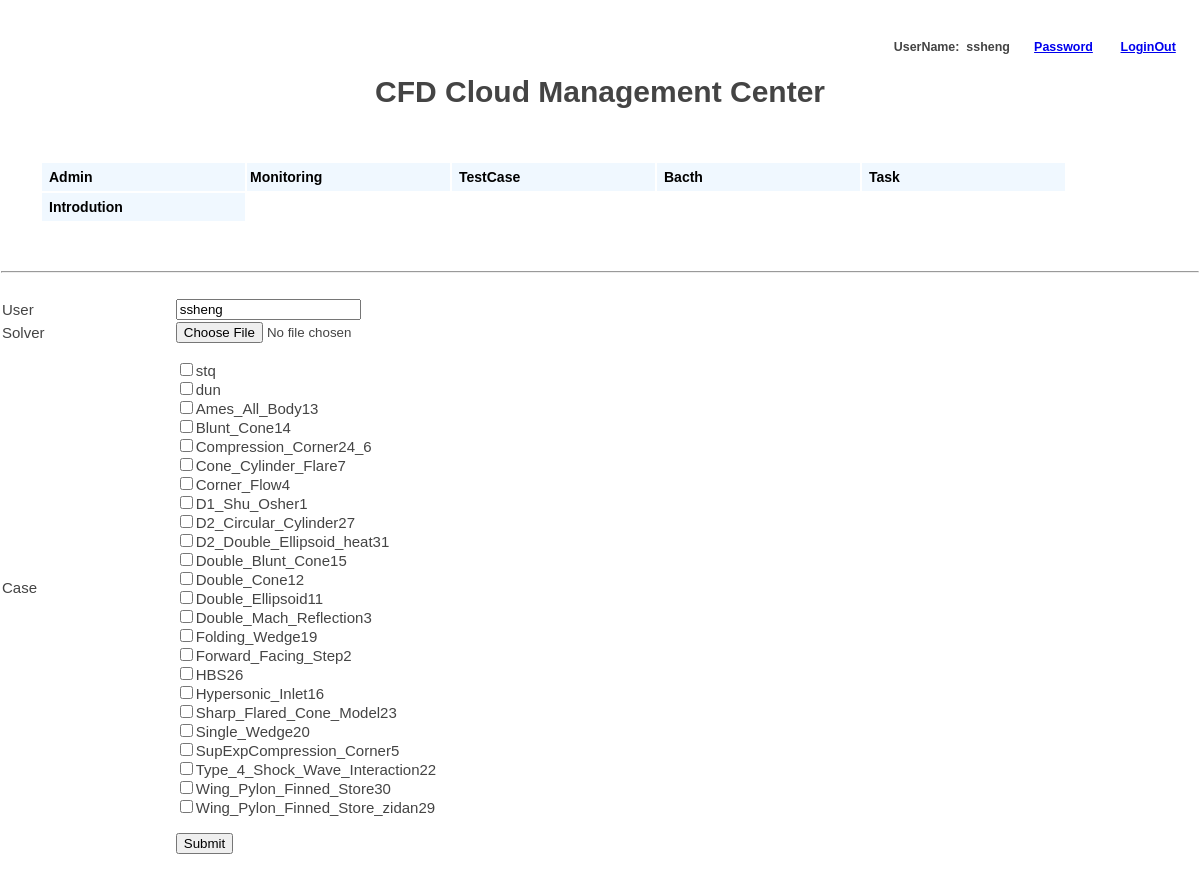
/a_testcase.php (signed in), run on the app's committed database.
### tables this page shows
CREATE TABLE `cfd_case` (
  `id` int(11) NOT NULL AUTO_INCREMENT,
  `name` varchar(50) NOT NULL,
  `character` varchar(20) NOT NULL,
  `cgns` varchar(50) NOT NULL,
  `bc` varchar(50) NOT NULL,
  `grd` varchar(50) NOT NULL,
  `inplot` varchar(50) NOT NULL,
  `cfd_result` varchar(50) NOT NULL,
  `experiment` varchar(50) NOT NULL,
  PRIMARY KEY (`id`)
);

### a_testcase.php (the view, shortened to what this page needs)
<!DOCTYPE HTML>
<html>
<head>
  <link rel="stylesheet" href="menu.css">
  <link rel="stylesheet" href="table.css">
</head>
<body>
<h5 align="right">
<?php echo "UserName:&nbsp;&nbsp;".$_SESSION['username'];?>
<a href="./changepassword.php">Password</a>
<a href="./index.php">LoginOut</a>
</h5>
<h1 align="center">CFD Cloud Management Center</h1>
<br/>
<?php print include("menu_main.php"); ?>
<br/>
<br/>
<br/>
<br/>
<br/>
<br/>
<hr/>
<br/>
<form action="a_fwrite.php" method="post">
<table class="testcase">
<tr>
   <td>User</td>
<?php
echo '<td><input type="text" name="testuser" value="'.$_SESSION['username'].'"></td>';
?>
</tr>
<tr>
   <td><label for="file">Solver</label></td>
   <td><input type="file" name="usrfile[]" id="file"/></td>
</tr>
<tr>
   <td>Case</td>
   <td>
      <dl class="dl_testcase">
<?php
$result=mysql_query("select * from cfd_case");
while($row=mysql_fetch_array($result)){
   echo '<dt><input type="checkbox" name="case[]" value='.$row[name].' />'.$row[name].'</dt>';
}
?>
</dl>
</td>
</tr>
<tr>
  <td></td>
  <td><input type="submit" name="commit" value="Submit"></td>
</tr>
</table>
</form>
</body>
</html>

### table.css (style rules this page uses)
body { width: 100%; margin: 40px auto; font-family: 'trebuchet MS', 'Lucida sans', Arial; font-size: 15px; color: #444; }
table { *border-collapse: collapse; border-spacing: 0; width: 100%; }

### data on the page
cfd_case: name "stq"
cfd_case: name "dun"
cfd_case: name "Ames_All_Body13"
cfd_case: name "Blunt_Cone14"
cfd_case: name "Compression_Corner24_6"
cfd_case: name "Cone_Cylinder_Flare7"
cfd_case: name "Corner_Flow4"
cfd_case: name "D1_Shu_Osher1"
cfd_case: name "D2_Circular_Cylinder27"
cfd_case: name "D2_Double_Ellipsoid_heat31"
cfd_case: name "Double_Blunt_Cone15"
cfd_case: name "Double_Cone12"
cfd_case: name "Double_Ellipsoid11"
cfd_case: name "Double_Mach_Reflection3"
cfd_case: name "Folding_Wedge19"
cfd_case: name "Forward_Facing_Step2"
cfd_case: name "HBS26"
cfd_case: name "Hypersonic_Inlet16"
cfd_case: name "Sharp_Flared_Cone_Model23"
cfd_case: name "Single_Wedge20"
cfd_case: name "SupExpCompression_Corner5"
cfd_case: name "Type_4_Shock_Wave_Interaction22"
cfd_case: name "Wing_Pylon_Finned_Store30"
cfd_case: name "Wing_Pylon_Finned_Store_zidan29"

### other printed values
$_SESSION['username'] "ssheng"
